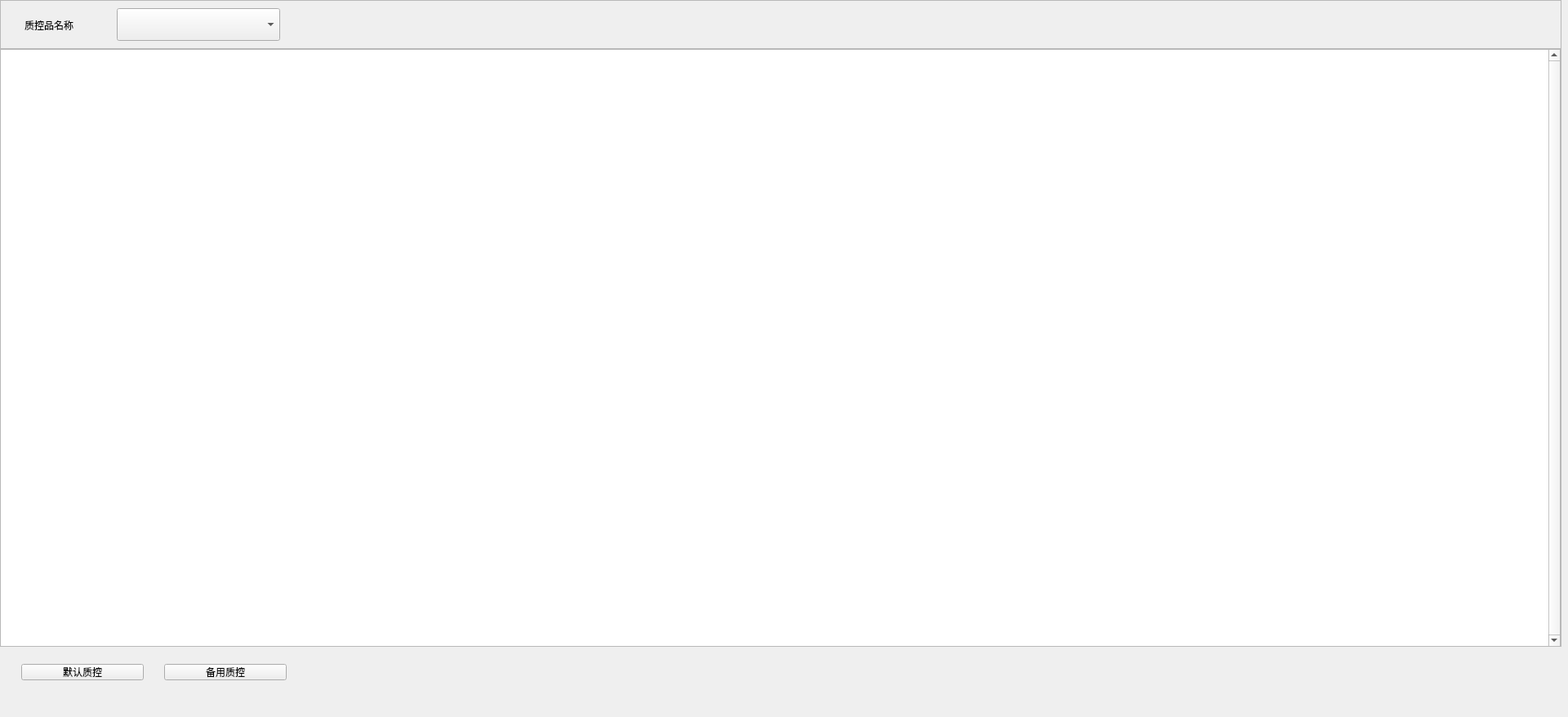
<?xml version="1.0" encoding="UTF-8"?>
<ui version="4.0">
 <class>QQcAppPage</class>
 <widget class="QWidget" name="QQcAppPage">
  <property name="geometry">
   <rect>
    <x>0</x>
    <y>0</y>
    <width>1920</width>
    <height>878</height>
   </rect>
  </property>
  <property name="windowTitle">
   <string>QQcAppPage</string>
  </property>
  <widget class="QTableView" name="tableView">
   <property name="geometry">
    <rect>
     <x>0</x>
     <y>60</y>
     <width>1911</width>
     <height>732</height>
    </rect>
   </property>
   <property name="verticalScrollBarPolicy">
    <enum>Qt::ScrollBarAlwaysOn</enum>
   </property>
   <property name="showGrid">
    <bool>false</bool>
   </property>
   <attribute name="horizontalHeaderDefaultSectionSize">
    <number>200</number>
   </attribute>
   <attribute name="horizontalHeaderHighlightSections">
    <bool>false</bool>
   </attribute>
   <attribute name="horizontalHeaderStretchLastSection">
    <bool>true</bool>
   </attribute>
   <attribute name="verticalHeaderDefaultSectionSize">
    <number>45</number>
   </attribute>
  </widget>
  <widget class="QLabel" name="label">
   <property name="geometry">
    <rect>
     <x>30</x>
     <y>2</y>
     <width>100</width>
     <height>58</height>
    </rect>
   </property>
   <property name="text">
    <string>质控品名称</string>
   </property>
  </widget>
  <widget class="QComboBox" name="comboBox">
   <property name="geometry">
    <rect>
     <x>143</x>
     <y>10</y>
     <width>200</width>
     <height>40</height>
    </rect>
   </property>
  </widget>
  <widget class="QPushButton" name="default_button">
   <property name="geometry">
    <rect>
     <x>26</x>
     <y>813</y>
     <width>150</width>
     <height>20</height>
    </rect>
   </property>
   <property name="text">
    <string>默认质控</string>
   </property>
   <property name="buttons" stdset="0">
    <string>flat</string>
   </property>
  </widget>
  <widget class="QPushButton" name="backup_button">
   <property name="geometry">
    <rect>
     <x>201</x>
     <y>813</y>
     <width>150</width>
     <height>20</height>
    </rect>
   </property>
   <property name="text">
    <string>备用质控</string>
   </property>
   <property name="buttons" stdset="0">
    <string>flat</string>
   </property>
  </widget>
  <widget class="QFrame" name="line_h">
   <property name="geometry">
    <rect>
     <x>0</x>
     <y>0</y>
     <width>1912</width>
     <height>1</height>
    </rect>
   </property>
   <property name="frameShape">
    <enum>QFrame::StyledPanel</enum>
   </property>
   <property name="frameShadow">
    <enum>QFrame::Raised</enum>
   </property>
   <property name="lines" stdset="0">
    <string>solid</string>
   </property>
  </widget>
  <widget class="QFrame" name="line_h_2">
   <property name="geometry">
    <rect>
     <x>0</x>
     <y>791</y>
     <width>1912</width>
     <height>1</height>
    </rect>
   </property>
   <property name="frameShape">
    <enum>QFrame::StyledPanel</enum>
   </property>
   <property name="frameShadow">
    <enum>QFrame::Raised</enum>
   </property>
   <property name="lines" stdset="0">
    <string>solid</string>
   </property>
  </widget>
  <widget class="QFrame" name="line_v">
   <property name="geometry">
    <rect>
     <x>0</x>
     <y>0</y>
     <width>1</width>
     <height>792</height>
    </rect>
   </property>
   <property name="frameShape">
    <enum>QFrame::StyledPanel</enum>
   </property>
   <property name="frameShadow">
    <enum>QFrame::Raised</enum>
   </property>
   <property name="lines" stdset="0">
    <string>solid</string>
   </property>
  </widget>
  <widget class="QFrame" name="line_v_2">
   <property name="geometry">
    <rect>
     <x>1911</x>
     <y>0</y>
     <width>1</width>
     <height>792</height>
    </rect>
   </property>
   <property name="frameShape">
    <enum>QFrame::StyledPanel</enum>
   </property>
   <property name="frameShadow">
    <enum>QFrame::Raised</enum>
   </property>
   <property name="lines" stdset="0">
    <string>solid</string>
   </property>
  </widget>
  <widget class="QFrame" name="line_h_3">
   <property name="geometry">
    <rect>
     <x>0</x>
     <y>59</y>
     <width>1912</width>
     <height>1</height>
    </rect>
   </property>
   <property name="frameShape">
    <enum>QFrame::StyledPanel</enum>
   </property>
   <property name="frameShadow">
    <enum>QFrame::Raised</enum>
   </property>
   <property name="lines" stdset="0">
    <string>solid</string>
   </property>
  </widget>
  <widget class="QLabel" name="label_2">
   <property name="geometry">
    <rect>
     <x>1</x>
     <y>1</y>
     <width>1910</width>
     <height>58</height>
    </rect>
   </property>
   <property name="text">
    <string/>
   </property>
   <property name="bks" stdset="0">
    <string>gray</string>
   </property>
  </widget>
  <zorder>tableView</zorder>
  <zorder>default_button</zorder>
  <zorder>backup_button</zorder>
  <zorder>line_h</zorder>
  <zorder>line_h_2</zorder>
  <zorder>line_v</zorder>
  <zorder>line_v_2</zorder>
  <zorder>line_h_3</zorder>
  <zorder>label_2</zorder>
  <zorder>label</zorder>
  <zorder>comboBox</zorder>
 </widget>
 <layoutdefault spacing="6" margin="11"/>
 <resources/>
 <connections/>
</ui>
